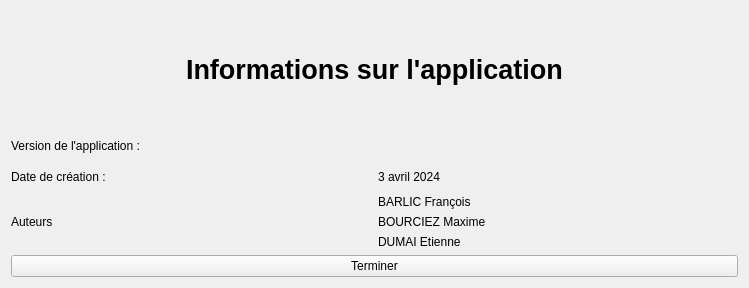
<?xml version="1.0" encoding="UTF-8"?>
<ui version="4.0">
 <class>fenetreAPropos</class>
 <widget class="QDialog" name="fenetreAPropos">
  <property name="geometry">
   <rect>
    <x>0</x>
    <y>0</y>
    <width>749</width>
    <height>288</height>
   </rect>
  </property>
  <property name="windowTitle">
   <string>A propos</string>
  </property>
  <layout class="QVBoxLayout" name="verticalLayout">
   <item>
    <layout class="QHBoxLayout" name="layoutTitre">
     <item>
      <spacer name="horizontalSpacer">
       <property name="orientation">
        <enum>Qt::Horizontal</enum>
       </property>
       <property name="sizeHint" stdset="0">
        <size>
         <width>40</width>
         <height>20</height>
        </size>
       </property>
      </spacer>
     </item>
     <item>
      <widget class="QLabel" name="titrePpal">
       <property name="font">
        <font>
         <pointsize>20</pointsize>
         <bold>true</bold>
        </font>
       </property>
       <property name="text">
        <string>Informations sur l'application</string>
       </property>
      </widget>
     </item>
     <item>
      <spacer name="horizontalSpacer_2">
       <property name="orientation">
        <enum>Qt::Horizontal</enum>
       </property>
       <property name="sizeHint" stdset="0">
        <size>
         <width>40</width>
         <height>20</height>
        </size>
       </property>
      </spacer>
     </item>
    </layout>
   </item>
   <item>
    <layout class="QGridLayout" name="layoutInfos">
     <item row="0" column="0">
      <widget class="QLabel" name="titreVersion">
       <property name="text">
        <string>Version de l'application : </string>
       </property>
      </widget>
     </item>
     <item row="2" column="0">
      <widget class="QLabel" name="titreAuteurs">
       <property name="text">
        <string>Auteurs</string>
       </property>
      </widget>
     </item>
     <item row="1" column="0">
      <widget class="QLabel" name="titreDateC">
       <property name="text">
        <string>Date de création : </string>
       </property>
      </widget>
     </item>
     <item row="0" column="1">
      <widget class="QLabel" name="version">
       <property name="text">
        <string>V3 MVP</string>
        <string>V4 MVP</string>
       </property>
      </widget>
     </item>
     <item row="1" column="1">
      <widget class="QLabel" name="dateC">
       <property name="text">
        <string>3 avril 2024</string>
       </property>
      </widget>
     </item>
     <item row="2" column="1">
      <layout class="QVBoxLayout" name="LayoutAuteurs">
       <item>
        <widget class="QLabel" name="auteur1">
         <property name="text">
          <string>BARLIC François</string>
         </property>
        </widget>
       </item>
       <item>
        <widget class="QLabel" name="auteur2">
         <property name="text">
          <string>BOURCIEZ Maxime</string>
         </property>
        </widget>
       </item>
       <item>
        <widget class="QLabel" name="auteur3">
         <property name="text">
          <string>DUMAI Etienne</string>
         </property>
        </widget>
       </item>
      </layout>
     </item>
    </layout>
   </item>
   <item>
    <layout class="QVBoxLayout" name="verticalLayout_2">
     <item>
      <widget class="QPushButton" name="btnOk">
       <property name="text">
        <string>Terminer</string>
       </property>
       <property name="autoDefault">
        <bool>false</bool>
       </property>
      </widget>
     </item>
    </layout>
   </item>
  </layout>
 </widget>
 <resources/>
 <connections/>
</ui>
